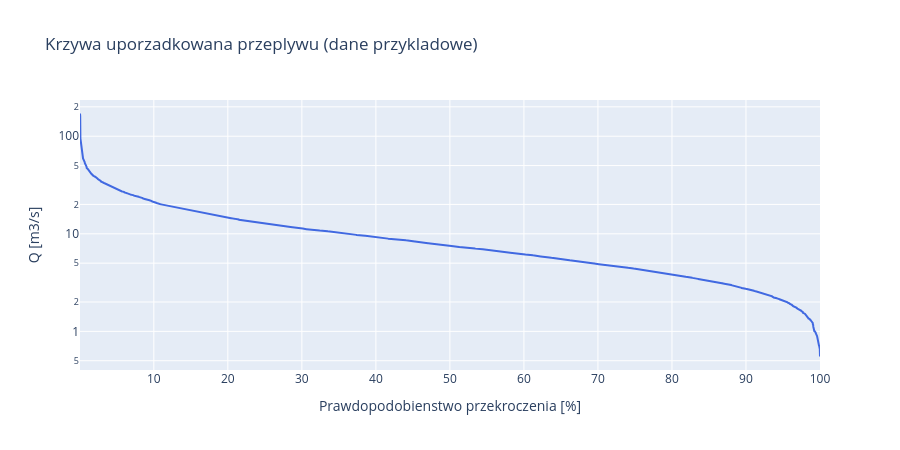

Notebook code cell kept with this figure:
### Markdown cell above
### Przykład 3: Krzywa uporządkowana przepływu

**Prompt do LLM:**
> *"Napisz funkcję, która z szeregu dobowych przepływów oblicza krzywą uporządkowaną przepływu (FDC).
> Zwróć DataFrame z kolumnami: przepływ i procent przekroczenia.
> Pokaż wynik na wykresie z osią Y logarytmiczną."*

### Code cell
# Kod wygenerowany przez LLM na podstawie powyzszego promptu
import numpy as np
import pandas as pd
import plotly.graph_objects as go

def flow_duration_curve_demo(discharge_values):
    """Oblicz krzywa uporzadkowana przeplywu."""
    sorted_q = np.sort(discharge_values)[::-1]
    n = len(sorted_q)
    exceedance = np.arange(1, n + 1) / n * 100
    return pd.DataFrame({'discharge_m3s': sorted_q, 'exceedance_pct': exceedance})

# Wygeneruj przykladowe dane (rozklad log-normalny, typowy dla przeplywow)
np.random.seed(42)
sample_q = np.random.lognormal(mean=2.0, sigma=0.8, size=3650)  # ~10 lat

fdc = flow_duration_curve_demo(sample_q)

fig = go.Figure()
fig.add_trace(go.Scatter(
    x=fdc['exceedance_pct'], y=fdc['discharge_m3s'],
    mode='lines', line=dict(color='royalblue', width=2),
))
fig.update_layout(
    title='Krzywa uporzadkowana przeplywu (dane przykladowe)',
    xaxis_title='Prawdopodobienstwo przekroczenia [%]',
    yaxis_title='Q [m3/s]', yaxis_type='log', height=450,
)
fig.show()

### Figure 1 — Plotly figure (JSON) as saved in the notebook; plotly's stock layout.template omitted (floating-point values rounded to 4 significant figures; data arrays with more than 128 entries replaced by an {"elided": "..."} marker saying what was removed)
{"data": [{"line": {"color": "royalblue", "width": 2}, "mode": "lines", "type": "scatter", "x": {"elided": "3650 float values"}, "y": {"elided": "3650 float values"}}], "layout": {"height": 450, "title": {"text": "Krzywa uporzadkowana przeplywu (dane przykladowe)"}, "xaxis": {"title": {"text": "Prawdopodobienstwo przekroczenia [%]"}}, "yaxis": {"title": {"text": "Q [m3/s]"}, "type": "log"}}}
